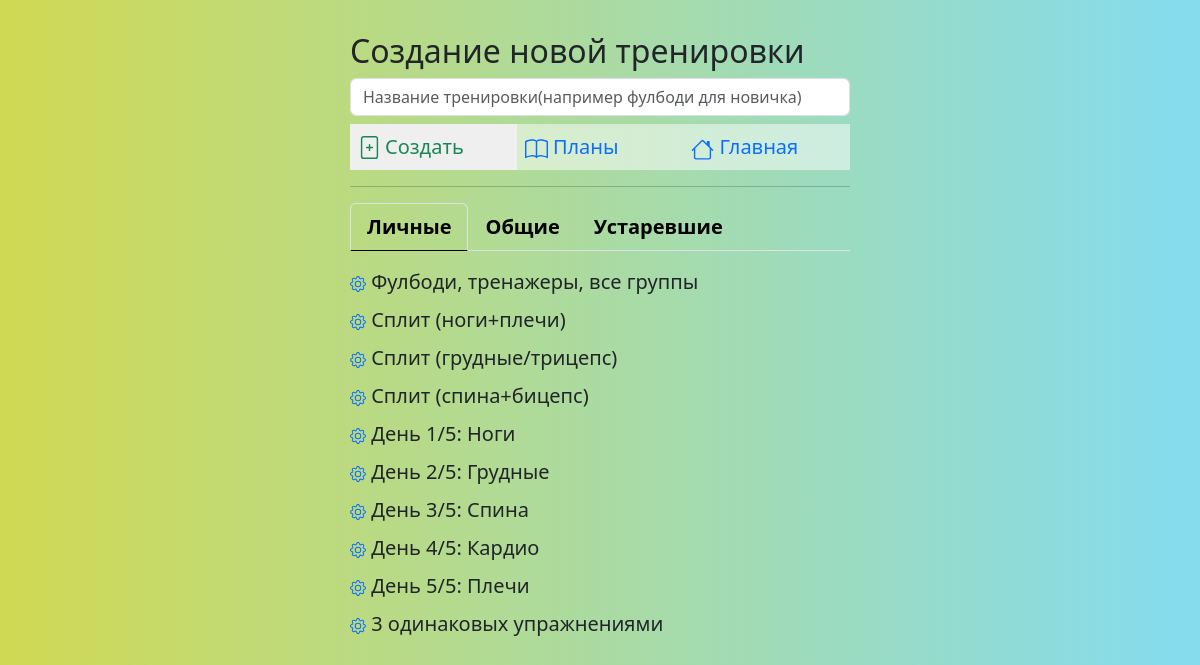
/new_train (signed in), run on the app's committed database.
### _models.py (models this page shows, shortened)
class User(db.Model, UserMixin):
    __tablename__ = 'users'
    id = db.Column(db.Integer, primary_key=True)
    name = db.Column(db.String(80), nullable=False, unique=True)
    password = db.Column(db.String(80), nullable=False)
    role = db.Column(db.String(80), nullable=False, default='user')
    email = db.Column(db.String(80), unique=True, nullable=False)
    language = db.Column(db.String(20), default='EN')
    preferences = db.Column(db.Text, default=[])
    date_registration = Column(db.DateTime)
    date_last_activity = Column(db.DateTime)
    trainings = relationship('UserTraining', back_populates='user')

class Training(db.Model):
    __tablename__ = 'trainings'
    training_id = db.Column(db.Integer, primary_key=True)
    name = db.Column(db.String(50), nullable=False)
    local_names = db.Column(db.Text)
    owner = db.Column(db.String(80), default='admin')
    exercises = relationship('Exercise', secondary='training_exercises', overlaps="trainings")
    user_trainings = relationship('UserTraining', back_populates='training', cascade='all, delete-orphan')
    plans = relationship('Plan', secondary='plan_trainings', back_populates='trainings')

### main.py (the view, shortened to what this page needs)
@app.route("/new_train", methods=['POST', 'GET'])
@login_required
def new_train():
    languages = config.LANGUAGES
    empty_locals = {lang: '' for lang in languages}
    if current_user.role != 'admin':
        conditions = or_(Training.owner == 'admin', Training.owner == current_user.name)
    else:
        conditions = or_(Training.owner == 'admin', Training.owner == 'old_training')
    trains_list = Training.query.filter(conditions).all()
    payload_data = [[train, json.loads(train.local_names) if train.local_names is not None else empty_locals] for train in trains_list]
    return render_template('new_train.html', trains_list=trains_list, payload_data=payload_data)

### _logic.py (called while the page is built)
def load_localization_dict():
    phrases = Localization.query.all()
    phrases_list = {}
    for phrase in phrases:
        translations_dict = json.loads(phrase.translations)
        phrases_list[phrase.key] = translations_dict
    return phrases_list

### main.py (called while the page is built)
@login_manager.user_loader
def load_user(user_id):
    return User.query.get(int(user_id))

@app.context_processor
def inject_local_dict():
    local_dict = load_localization_dict()
    return {'local_dict': local_dict}

### templates/new_train.html (shortened to what this page needs)
{% extends 'base.html' %}
{% block body %}
<div class="account-block pt-3">
    <div class="mt-3">
        <h2>{{local_dict['Create_new_workout'][current_user.language]}}</h2>
                        <form method="post">
                            <input type="text" name="train_name" id="train_name" class="form-control mb-2" required value="{{train_name}}" placeholder="{{local_dict['new_workout_placeholder'][current_user.language]}}">
                            <div class="mb-3 d-flex">
                                <div class="account-item fs-5 flex-grow-1 m-0 p-0">
                                    <button type="submit" class="submit-no-border text-success d-flex str-link p-2">
                                        {{local_dict['Create'][current_user.language]}}
                                    </button>
                                </div>
                                <div class="account-item fs-5 m-0 p-0">
                                         <a href="/plans_all" class="str-link link-underline link-underline-opacity-0 p-2">
                                             {{local_dict['Plans'][current_user.language]}}
                                         </a>
                                </div>
                                <div class="account-item fs-5 m-0 p-0 text-truncate">
                                         <a href="/" class="str-link link-underline link-underline-opacity-0 p-2">
                                             {{local_dict['Main'][current_user.language]}}
                                         </a>
                                </div>
                            </div>
                        </form>
        <hr>
        <ul class="nav nav-tabs mb-3 fs-5 fw-semibold" id="pills-tab" role="tablist">
            <li class="nav-item" role="presentation">
                <button class="nav-link active" id="user_trains-tab" data-bs-toggle="pill" data-bs-target="#user_trains" type="button" role="tab" aria-controls="user_trains" aria-selected="true">
                    {{local_dict['Personal'][current_user.language]}}
                </button>
            </li>
            <li class="nav-item" role="presentation">
                <button class="nav-link" id="pills-common-tab" data-bs-toggle="pill" data-bs-target="#common" type="button" role="tab" aria-controls="common" aria-selected="false">
                    {{local_dict['General'][current_user.language]}}
                </button>
            </li>
            {% if current_user.role == 'admin' %}
            <li class="nav-item" role="presentation">
                <button class="nav-link" id="pills-old-tab" data-bs-toggle="pill" data-bs-target="#old" type="button" role="tab" aria-controls="old" aria-selected="false">
                    {{local_dict['Old'][current_user.language]}}
                </button>
            </li>
            {% endif %}
        </ul>
        <div class="tab-content" id="tabContent">
            <div class="tab-pane fade show active" id="user_trains" role="tabpanel" aria-labelledby="pills-user_trains-tab" tabindex="0">
                    {% for data in payload_data %}
                        {% if data[0].owner == current_user.name %}
                            <div class="fs-5 mb-2 text-truncate">
                            <a href="/edit_train/{{data[0].training_id}}" class="link-underline link-underline-opacity-0">
                                <span class="text-dark">{{data[0].name}}</span>
                            </a>
                            </div>
                        {% endif %}
                    {% endfor %}
            </div>
        </div>
    </div>
</div>
{% endblock %}

### static/css/main.css (style rules this page uses)
body { background-image: linear-gradient(90deg, rgba(2,0,36,1) 0%, rgba(209,217,83,1) 0%, rgba(134,220,237,1) 98%); background-size: cover; background-repeat: no-repeat; background-attachment: fixed; }
.nav-link.active { background-color: rgba(0, 0, 0, 0.2); }
.str-link { display: inline-block; width: 100%; height: 100%; }
.nav-tabs .nav-item .nav-link { color: black; }
.nav-tabs .nav-item .nav-link.active { background-color: rgba(255,255,240, 0); border-bottom: solid black; border-width: 1px; }
.account-block { position: absolute; top: 0; left: 0; width:100%; max-width: 500px; left: 50%; transform: translateX(-50%); }
.account-item { width: 100%; background-color: rgba(255,255,255, 0.5); margin: 3px; padding: 7px; border: none; }
.submit-no-border { border: none; }

### data on the page
User: language "Создание новой тренировки", train_name "Название тренировки(например фулбоди для новичка)", language "Создать", language "Планы", language "Главная", language "Личные", language "Общие", language "Устаревшие"
Training: name "Фулбоди, тренажеры, все группы"
Training: name "Сплит (ноги+плечи)"
Training: name "Сплит (грудные/трицепс)"
Training: name "Сплит (спина+бицепс)"
Training: name "День 1/5: Ноги"
Training: name "День 2/5: Грудные"
Training: name "День 3/5: Спина"
Training: name "День 4/5: Кардио"
Training: name "День 5/5: Плечи"
Training: name "3 одинаковых упражнениями"
